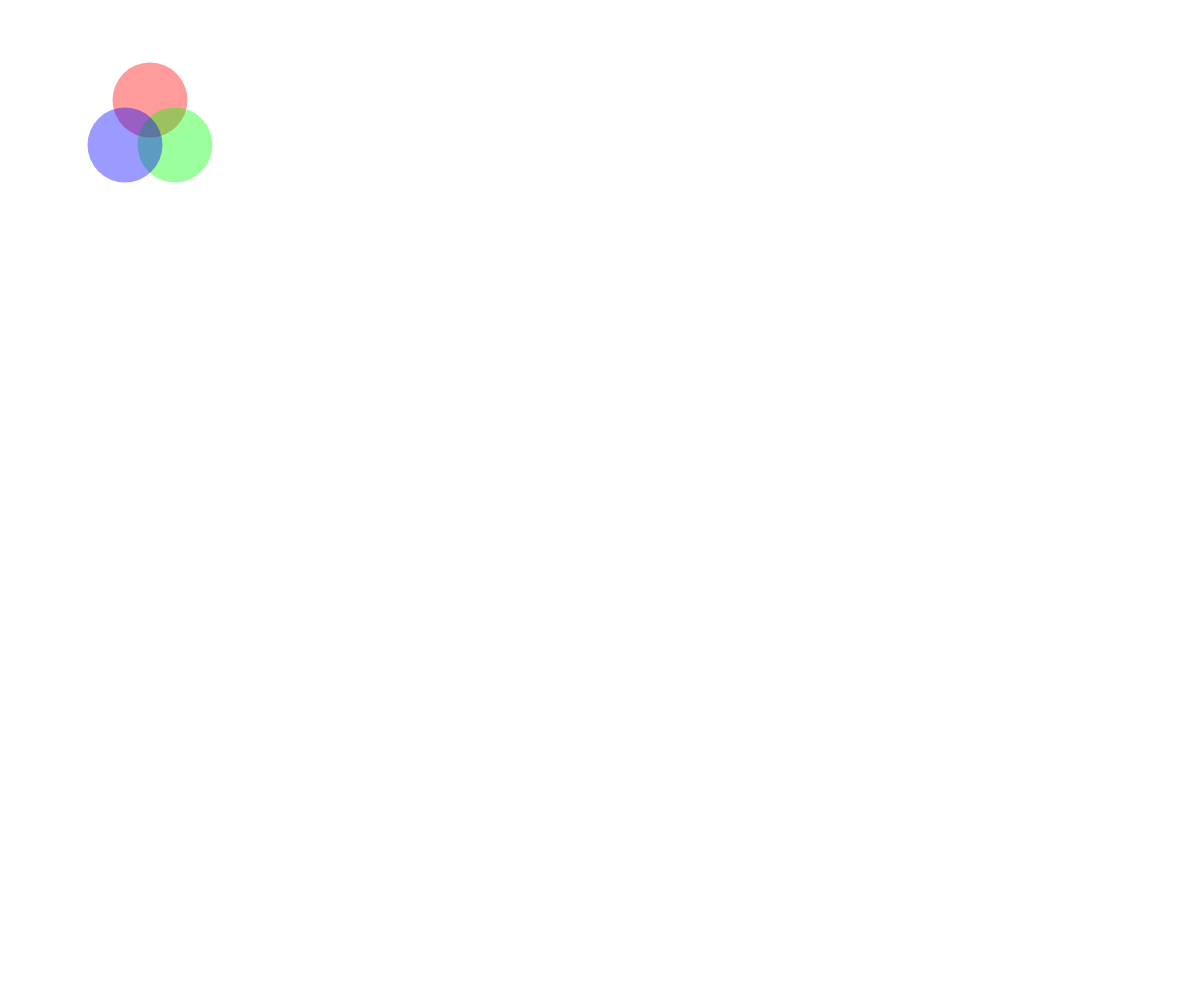
Frame 1 (no input)
Frame 60 (no input): identical to frame 1, image omitted
Frame 120 (the mouse pressed at the canvas centre since frame 60): identical to frame 1, image omitted

The p5.js sketch that drew this single still picture (run headless with seeded random() and noise() and a simulated clock; from frame 60 on, the mouse is pressed at the canvas centre):

// p5.js sketch
// ── sketch.js
function setup() {
  createCanvas(windowWidth, windowHeight);
}

function draw() {
  background(255, 255, 255);
  noStroke();
  fill(255, 0, 0, 100);
  circle(150, 100, 75);


  fill(0, 255, 0, 100);
  circle(175, 145, 75);

  fill(0, 0, 255, 100);
  circle(125, 145, 75);


}
